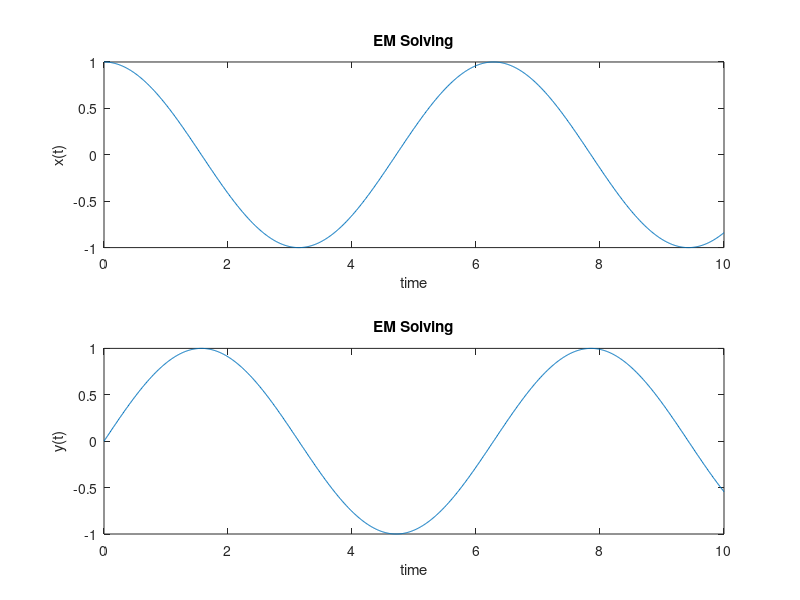

Write MATLAB code to recreate this figure. (Note: this script raises an error after producing the figure.)
clear;
clc;
% Setting Up Constants
e = 0;
f = -1;
g = 1;
h = 0;
x0 = 1;
y0 = 0;
T = 10;

%grid creation for true sol
step = 0.01;
t_real = 0:step:T;
x_real = cos(t_real);
y_real = sin(t_real);

%EM plotting
figure
subplot(2, 1, 1);
plot(t_real, x_real);
hold on
xlabel("time");
ylabel("x(t)");
title("EM Solving");

subplot(2, 1, 2);
plot(t_real, y_real);
hold on
xlabel("time");
ylabel("y(t)");
title("EM Solving");
%EM Solving
 for N = [10, 50, 100, 200]
     subplot(2, 1, 1)
     [x_est, y_est, t_est] = EMSolver(e, f, g, h, x0, y0, T, N);
     plot(t_est, x_est);
     
     subplot(2, 1, 2)
     plot(t_est, y_est);
     
 end 
 legend("Actual function", "N = 10", "N = 50", "N = 100", "N = 200");
 hold off;
 
%IEM Plotting
figure
subplot(2, 1, 1);
plot(t_real, x_real);
hold on
xlabel("time");
ylabel("x(t)");
title("IEM Solving");

subplot(2, 1, 2);
plot(t_real, y_real);
hold on
xlabel("time");
ylabel("y(t)");
title("IEM Solving");
%EM Solving
 for N = [10, 50, 100, 200]
     subplot(2, 1, 1)
     [x_est, y_est, t_est] = IEMSolver(e, f, g, h, x0, y0, T, N);
     plot(t_est, x_est);
     
     subplot(2, 1, 2)
     plot(t_est, y_est);
     
 end 
 legend("Actual function", "N = 10", "N = 50", "N = 100", "N = 200");
 hold off;
 

 